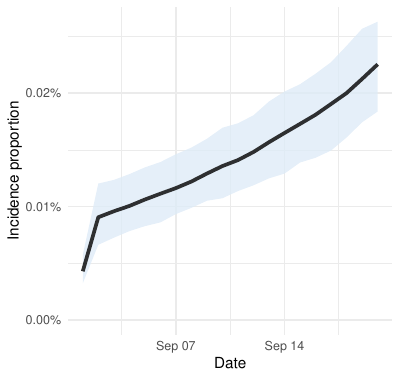

Source code (R):
suppressMessages(library(dplyr))
library(ggplot2)
library(tidybayes)
library(tidyr)
source(here::here("utils.R"))

output_dir = here::here("transmission/outputs")
p_start_effect = readRDS(file.path(output_dir, "region.rds")) |>
    filter(daynr <= 20, region == "England") |>
    ggplot(aes(date, incidence)) +
    stat_lineribbon(alpha = 0.8, .width = 0.95) +
    scale_y_continuous(labels = scales::label_percent(), limits = c(0, NA)) +
    scale_fill_brewer() +
    labs(
        x = "Date",
        y = "Incidence proportion",
    ) +
    standard_plot_theming() +
    theme(legend.position = "none")
ggsave(
    filename = here::here("transmission", "backcalc-start-effect.pdf"),
    plot = p_start_effect,
    width = 4,
    height = 3.8
)